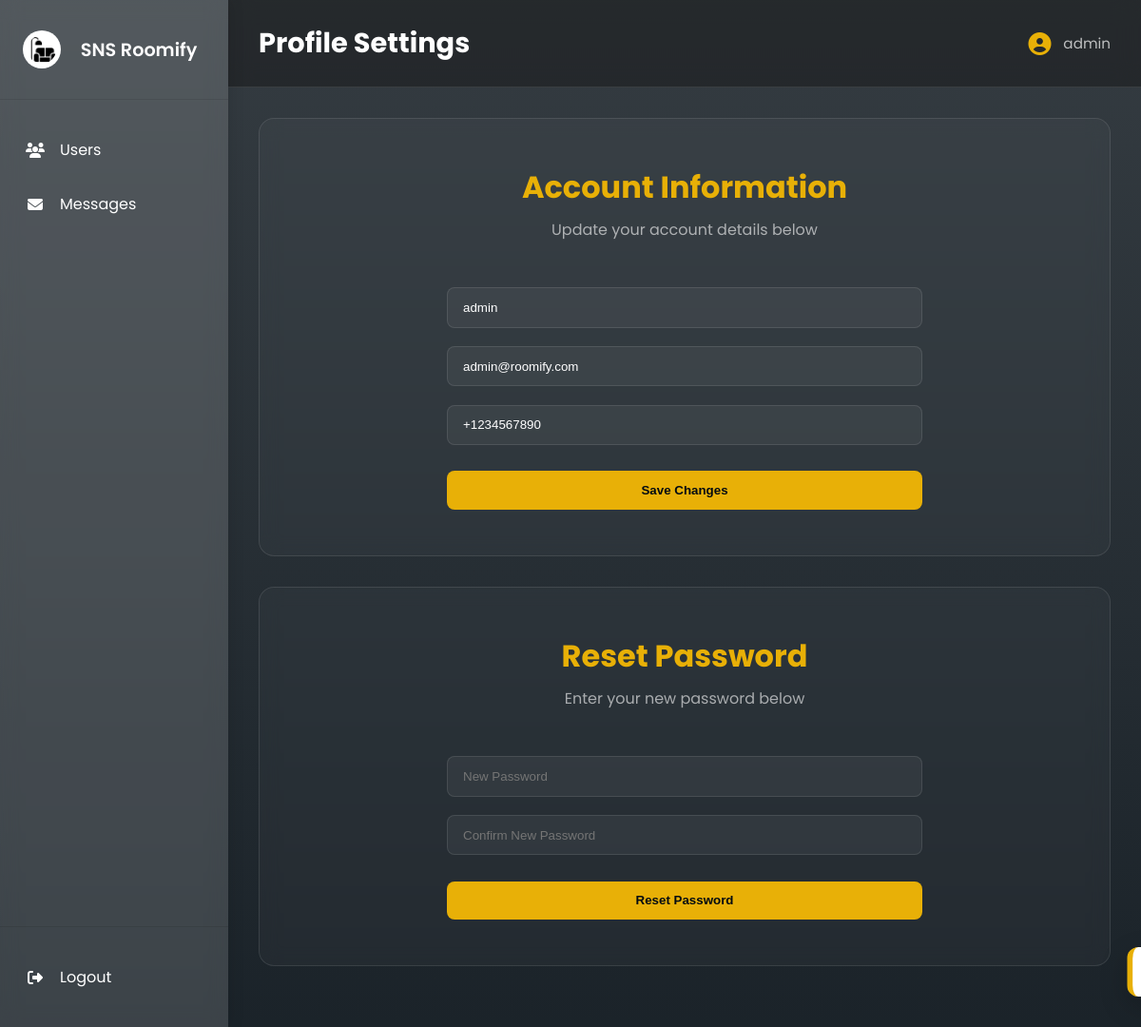
The app's page /profile (signed in) with its own data.
### app.py (models this page shows)
class User(db.Model, UserMixin):
    id = db.Column(db.Integer, primary_key=True)
    username = db.Column(db.String(100), nullable=False)
    email = db.Column(db.String(120), unique=True, nullable=False)
    password = db.Column(db.String(100), nullable=False)
    phone = db.Column(db.String(20), nullable=False)
    is_admin = db.Column(db.Integer, default=0, nullable=False)

### app.py (the view)
@app.route("/profile")
@login_required
def profile():
    return render_template("profile.html", user=current_user, active_page="profile")

### app.py (called while the page is built)
@login_manager.user_loader
def load_user(user_id):
    return User.query.get(int(user_id))

### templates/profile.html (shortened to what this page needs)
{% extends 'base_dashboard.html' %}
{% block extra_css %}
<link rel="stylesheet" href="{{ url_for('static', filename='css/user-dashboard.css') }}" />
{% endblock %}
{% block page_heading %}Profile Settings{% endblock %}
{% block content %}
<section class="profile-section">
    <h2>Account Information</h2>
    <p>Update your account details below</p>
    <form id="profileForm" method="POST" action="/update-profile">
        <input type="text" name="username" placeholder="Username" value="{{ user.username }}" required />
        <input type="email" name="email" placeholder="Email" value="{{ user.email }}" required />
        <input type="tel" name="phone" placeholder="Phone Number" value="{{ user.phone }}" required />
        <div class="form-actions">
            <button type="submit">Save Changes</button>
        </div>
    </form>
</section>
<section class="profile-section">
    <h2>Reset Password</h2>
    <p>Enter your new password below</p>
    <form id="resetPasswordForm" method="POST" action="/reset-password">
        <input type="password" name="new_password" placeholder="New Password" required />
        <input type="password" name="confirm_password" placeholder="Confirm New Password" required />
        <div class="form-actions">
            <button type="submit">Reset Password</button>
        </div>
    </form>
</section>
{% endblock %}

### templates/base_dashboard.html (shortened to what this page needs)
<!DOCTYPE html>
<html lang="en">
<head>
    <link rel="stylesheet" href="https://cdnjs.cloudflare.com/ajax/libs/font-awesome/6.4.0/css/all.min.css">
    {% block extra_css %}{% endblock %}
</head>
<body>
    <div class="container">
        {% include 'components/sidebar.html' %}
        <main class="main-content">
            <div class="top-bar">
                <h1>{% block page_heading %}Dashboard{% endblock %}</h1>
                <div class="user-menu">
                    <i class="fas fa-user-circle"></i>
                    <span>{% block user_name %}{{ user.username }}{% endblock %}</span>
                </div>
            </div>
            <div class="page-content">
                {% block content %}{% endblock %}
            </div>
        </main>
    </div>
    <div id="toast" class="toast">
    </div>
</body>
</html>

### static/css/user-dashboard.css (style rules this page uses)
#profileForm, #resetPasswordForm { width: 100%; max-width: 500px; display: flex; flex-direction: column; gap: 1.2rem; margin-top: 1.5rem; }
#profileForm input, #resetPasswordForm input { background: rgba(255, 255, 255, 0.05); border: 1px solid rgba(255, 255, 255, 0.1); padding: 0.8rem 1rem; border-radius: 0.5rem; color: var(--color-text-light); outline: none; }
#profileForm button, #resetPasswordForm button { background: var(--color-primary); color: var(--color-bg-dark); border: none; padding: 0.8rem; border-radius: 0.5rem; font-weight: 600; cursor: pointer; margin-top: 0.5rem; }
.form-actions { display: flex; gap: 1rem; width: 100%; margin-top: 0.5rem; }
.form-actions button { flex: 1; margin-top: 0 !important; }

### static/css/dashboard-layout.css (style rules this page uses)
* { margin: 0; padding: 0; box-sizing: border-box; }
body { font-family: "Poppins", sans-serif; color: var(--color-text-light); background-image: linear-gradient(rgba(2, 11, 18, 0.8), rgba(2, 11, 18, 0.9)), url("/static/images/background-main1.jpg"); background-size: cover; background-position: center; background-attachment: fixed; }
.container { display: flex; height: 100vh; }
.main-content { flex: 1; margin-left: 240px; display: flex; flex-direction: column; background: transparent; overflow-y: auto; }
.top-bar { background: rgba(20, 20, 20, 0.45); padding: 1.5rem 2rem; display: flex; justify-content: space-between; align-items: center; border-bottom: 1px solid rgba(255, 255, 255, 0.1); backdrop-filter: blur(12px); position: sticky; top: 0; z-index: 90; }
.top-bar h1 { font-size: 1.8rem; color: var(--color-text-light); }
.user-menu { display: flex; align-items: center; gap: 0.8rem; color: rgba(255, 255, 255, 0.7); font-size: 0.95rem; }
.user-menu i { font-size: 1.5rem; color: var(--color-primary); }
.page-content { padding: 2rem; flex: 1; }
.panel-section, .welcome-box, .create-section, .saved-section, .profile-section { background: rgba(255, 255, 255, 0.03); border: 1px solid rgba(255, 255, 255, 0.1); border-radius: 1rem; padding: 2rem; margin-bottom: 2rem; backdrop-filter: blur(10px); }
.profile-section { padding: 3rem 2rem; display: flex; flex-direction: column; align-items: center; text-align: center; }
.profile-section h2 { color: var(--color-primary); font-size: 2rem; margin-bottom: 0.5rem; }
.create-section p, .profile-section p { color: rgba(255, 255, 255, 0.6); margin-bottom: 1.5rem; }
.toast { position: fixed; bottom: 2rem; right: 2rem; padding: 1rem 1.5rem; border-radius: 12px; background: #ffffff; color: #333333; box-shadow: 0 10px 30px rgba(0, 0, 0, 0.2); z-index: 10000; display: flex; align-items: center; gap: 0.75rem; font-weight: 500; transform: translateX(120%); transition: transform 0.4s cubic-bezier(0.68, -0.55, 0.265, 1.55); border-left: 6px solid var(--color-primary); }

### static/css/variables.css (style rules this page uses)
:root { --color-primary: #e8b007; --color-primary-dark: #d4a006; --color-bg-dark: #020b12; --color-text-light: #ffffff; --color-text-muted: rgba(255, 255, 255, 0.6); --color-error: #f25746; --color-success: #28a745; --border-light: 1px solid rgba(255, 255, 255, 0.1); --border-dark: 1px solid rgba(0, 0, 0, 0.1); --font-main: "Poppins", sans-serif; }

### records on screen
User: username "admin", email "admin@roomify.com", phone "+1234567890"
